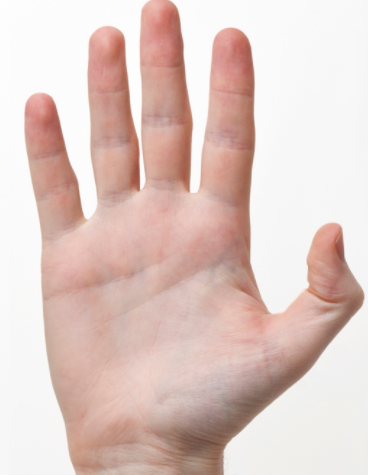
#> input picture Test Codes/Convexity default/Images/Hand1.PNG, 368 x 475 px, given in place of the camera
$ python handGesture.py   (older library calls are emulated)
#> lines starting #> are read from the running program, lines starting #| are printed output that depends on the picture; after the words box and inside, x2 and y2 are one past the last pixel; in counts of white or black regions, pixels touching at a corner belong together
import cv2
import numpy as np
import math

cap = cv2.VideoCapture(0)
while True:
    try:
        ret, frame = cap.read()
#> frame is the input picture: shape (475, 368, 3); mean B, G, R 195.9, 201.9, 224
        frame = cv2.flip(frame, 1)

        kernel = np.ones((3, 3), np.uint8)

        roi = frame[100:300, 100:300]

        cv2.rectangle(frame, (100, 100), (300, 300), (0, 255, 0), 0)
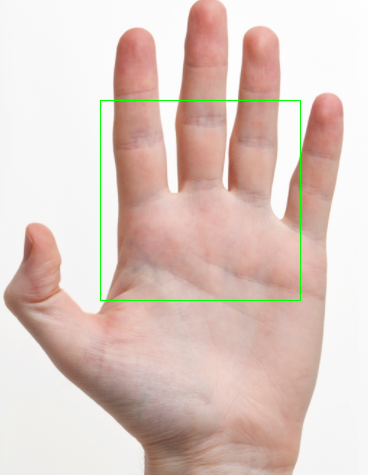
#> frame: shape (475, 368, 3); mean B, G, R 195, 202.2, 223
        hsv = cv2.cvtColor(roi, cv2.COLOR_BGR2HSV)
#> hsv: shape (200, 200, 3); mean H, S, V 7.7, 60, 213.7
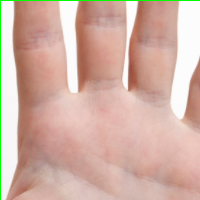
#> roi: shape (200, 200, 3); mean B, G, R 165.8, 177.9, 211.2

        #range of skin color in HSV
        lower_skin = np.array([0, 20, 70], dtype=np.uint8)
        upper_skin = np.array([20, 255, 255], dtype=np.uint8)

        #extract skin colur
        mask = cv2.inRange(hsv, lower_skin, upper_skin)
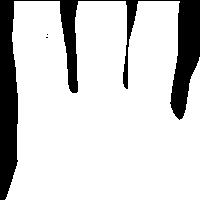
#> mask: shape (200, 200); 82.7% white; 3 black regions (2 under 20 px), largest, box (x1, y1, x2, y2) and area: (0, 0, 200, 200) 6918

        #extrapolate hand to fill dark spots within
        mask = cv2.dilate(mask, kernel, iterations=4)
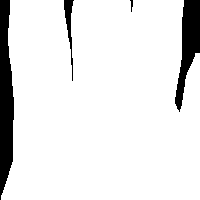
#> mask: shape (200, 200); 90.5% white; 4 black regions

        mask = cv2.GaussianBlur(mask, (5, 5), 100)
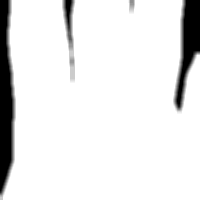
#> mask: shape (200, 200); min 0, max 255, mean 230.8

        o, contours, hierarchy = cv2.findContours(
        mask, cv2.RETR_TREE, cv2.CHAIN_APPROX_SIMPLE)
#> contours = 1 contour; box (x1, y1, x2, y2) and area: (0, 0, 200, 200) 36818

        #find contour of max area(hand)
        cnt = max(contours, key=lambda x: cv2.contourArea(x))
#> cnt = contour of 109 points, box (x1, y1, x2, y2) (0, 0, 200, 200), area 36818

        #approximating the contours
        epsilon = 0.0005*cv2.arcLength(cnt, True)
#> epsilon = 0.473
        approx = cv2.approxPolyDP(cnt, epsilon, True)
#> approx = contour of 86 points, box (x1, y1, x2, y2) (0, 0, 200, 200), area 36816

        hull = cv2.convexHull(cnt)
#> hull = [[185, 0], [199, 51], [199, 199], [0, 199], [0, 191], [6, 26], [8, 0]]

        areahull = cv2.contourArea(hull)
#> areahull = 38567
        areacnt = cv2.contourArea(cnt)
#> areacnt = 36818.5

        #percentage of area not covered by hand in convex hull
        arearatio = ((areahull-areacnt)/areacnt)*100
#> arearatio = 4.75

        #defects in convex hull with respect to hand
        hull = cv2.convexHull(approx, returnPoints=False)
#> hull = [74, 39, 38, 37, 36, 4, 0]
        defects = cv2.convexityDefects(approx, hull)
#> defects = [[74, 0, 81, 5632], [0, 4, 1, 236], [4, 36, 19, 2516], [39, 74, 55, 9066]]

        l = 0

        #finding no. of defects due to fingers
        for i in range(defects.shape[0]):
            s, e, f, d = defects[i, 0]
            start = tuple(approx[s][0])
            end = tuple(approx[e][0])
            far = tuple(approx[f][0])
            pt = (100, 180)

            a = math.sqrt((end[0] - start[0])**2 + (end[1] - start[1])**2)
            b = math.sqrt((far[0] - start[0])**2 + (far[1] - start[1])**2)
            c = math.sqrt((end[0] - far[0])**2 + (end[1] - far[1])**2)
            s = (a+b+c)/2
            ar = math.sqrt(s*(s-a)*(s-b)*(s-c))
            d = (2*ar)/a

            angle = math.acos((b**2 + c**2 - a**2)/(2*b*c)) * 57
            if angle <= 90 and d > 30:
                l += 1
                cv2.circle(roi, far, 3, [255, 0, 0], -1)
            cv2.line(roi, start, end, [0, 255, 0], 2)
#> this loop made 4 passes
#> (e, f, start, end, far, a) on passes 1 to 4: (0, 81, (185, 0), (8, 0), (68, 22), 177), (4, 1, (8, 0), (6, 26), (8, 12), 26.08), (36, 19, (6, 26), (0, 191), (11, 159), 165.1), (74, 55, (199, 51), (185, 0), (176, 101), 52.89)
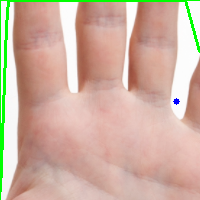
#> roi: shape (200, 200, 3); 2.18% of pixels changed, all inside (x1, y1, x2, y2) = (1, 1, 200, 192)
#> after the loop, l = 1

        l += 1
#> l = 2

        #corresponding gestures which are in their ranges
        font = cv2.FONT_HERSHEY_SIMPLEX
#> font = 0
        if l == 1:
            if areacnt < 2000:
                cv2.putText(frame, 'Put hand in the box', (0, 50),
                            font, 2, (0, 0, 255), 3, cv2.LINE_AA)
            else:
                if arearatio < 12:
                    cv2.putText(frame, '0', (0, 50), font, 2,
                                (0, 0, 255), 3, cv2.LINE_AA)
                elif arearatio < 17.5:
                    cv2.putText(frame, 'Good Job', (0, 50), font,
                                2, (0, 0, 255), 3, cv2.LINE_AA)
                else:
                    cv2.putText(frame, '1', (0, 50), font, 2,
                                (0, 0, 255), 3, cv2.LINE_AA)

        elif l == 2:
            cv2.putText(frame, '2', (0, 50), font, 2, (0, 0, 255), 3, cv2.LINE_AA)
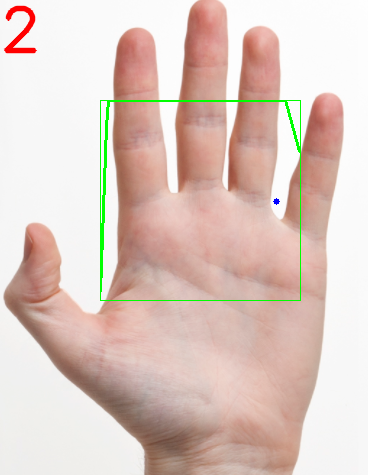
#> frame: shape (475, 368, 3); 0.91% of pixels changed, all inside (x1, y1, x2, y2) = (3, 5, 300, 292)

        elif l == 3:

            if arearatio < 27:
                cv2.putText(frame, '3', (0, 50), font, 2,
                            (0, 0, 255), 3, cv2.LINE_AA)
            else:
                cv2.putText(frame, 'ok', (0, 50), font, 2,
                            (0, 0, 255), 3, cv2.LINE_AA)

        elif l == 4:
            cv2.putText(frame, '4', (0, 50), font, 2, (0, 0, 255), 3, cv2.LINE_AA)

        elif l == 5:
            cv2.putText(frame, '5', (0, 50), font, 2, (0, 0, 255), 3, cv2.LINE_AA)

        elif l == 6:
            cv2.putText(frame, 'reposition', (0, 50), font,
                        2, (0, 0, 255), 3, cv2.LINE_AA)

        else:
            cv2.putText(frame, 'reposition', (10, 50), font,
                        2, (0, 0, 255), 3, cv2.LINE_AA)

        cv2.imshow('mask', mask)
        cv2.imshow('frame', frame)

    except:
        pass

    if cv2.waitKey(75) & 0xFF == ord('q'):
#> (key q is pressed here)
        break

cap.release()
cv2.destroyAllWindows()
